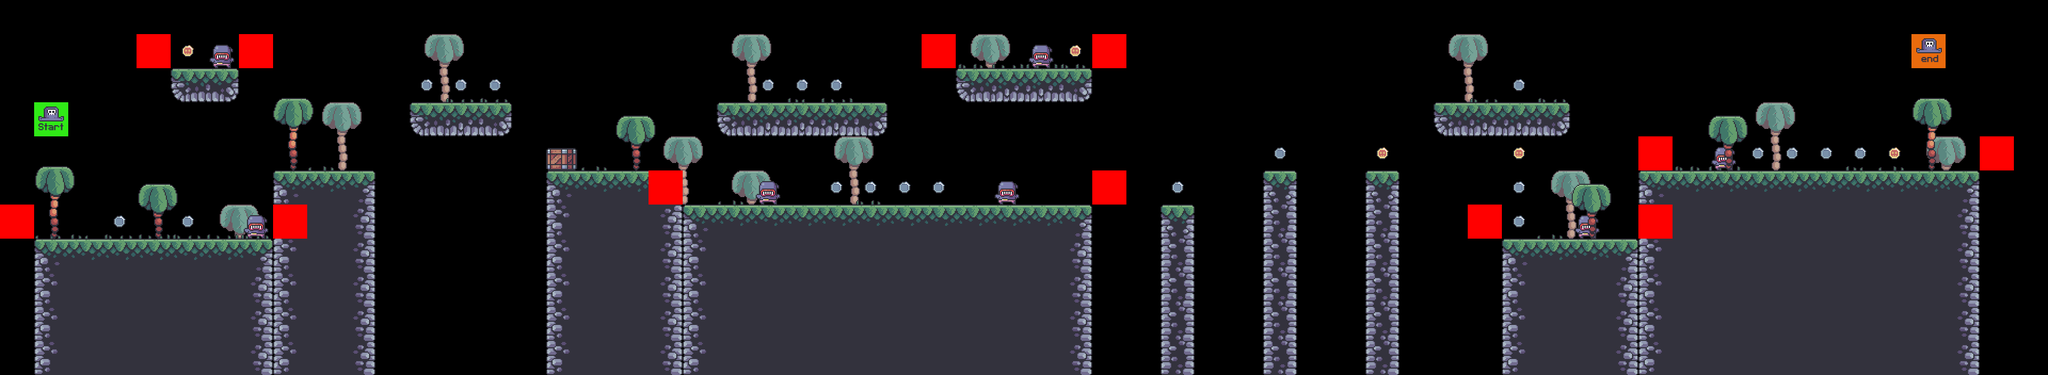

The image is a tile-based game level rendered from a .tmx file. Its description and source (layers, tilesets, objects; grid data summarised) follow:
An orthogonal 60x11 tile map with 64x64 px tiles, 9 tile layers (Bg_palms, Terrain, Crate, Grass, ...), 7 tilesets.

<map version="1.8" tiledversion="1.8.4" orientation="orthogonal" renderorder="right-down" width="60" height="11" tilewidth="64" tileheight="64" infinite="0" nextlayerid="10" nextobjectid="1">
 <tileset firstgid="1" source="Terrain.tsx" />
 <tileset firstgid="17" source="Grass.tsx" />
 <tileset firstgid="22" source="Coin.tsx" />
 <tileset firstgid="24" source="Palms.tsx" />
 <tileset firstgid="28" source="crate.tsx" />
 <tileset firstgid="29" source="setup_tiles.tsx" />
 <tileset firstgid="31" source="setup_tile_enemy.tsx" />
 <layer id="5" name="Bg_palms" width="60" height="11">
  <data>[660 cells, 12 non-empty, 1 distinct tile ids]</data>
 </layer>
 <layer id="1" name="Terrain" width="60" height="11">
  <data>[660 cells, 241 non-empty, 11 distinct tile ids]</data>
 </layer>
 <layer id="6" name="Crate" width="60" height="11">
  <data>[660 cells, 2 non-empty, 1 distinct tile ids]</data>
 </layer>
 <layer id="2" name="Grass" width="60" height="11">
  <data>[660 cells, 26 non-empty, 5 distinct tile ids]</data>
 </layer>
 <layer id="8" name="Enemies" width="60" height="11">
  <data>[660 cells, 7 non-empty, 1 distinct tile ids]</data>
 </layer>
 <layer id="9" name="Constraints" width="60" height="11">
  <data>[660 cells, 12 non-empty, 1 distinct tile ids]</data>
 </layer>
 <layer id="4" name="Fg_palms" width="60" height="11">
  <data>[660 cells, 7 non-empty, 3 distinct tile ids]</data>
 </layer>
 <layer id="3" name="Coin" width="60" height="11">
  <data>[660 cells, 26 non-empty, 2 distinct tile ids]</data>
 </layer>
 <layer id="7" name="Player" width="60" height="11">
  <data>[660 cells, 2 non-empty, 2 distinct tile ids]</data>
 </layer>
</map>
